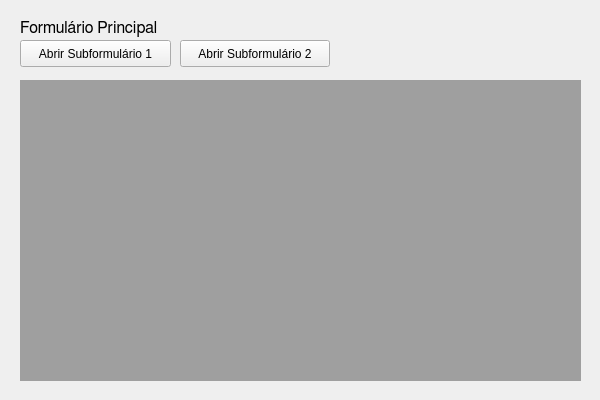
<?xml version="1.0" encoding="UTF-8"?>
<ui version="4.0">
 <class>MDIParent</class>
 <widget class="QWidget" name="MDIParent">
  <property name="geometry">
   <rect>
    <x>0</x>
    <y>0</y>
    <width>600</width>
    <height>400</height>
   </rect>
  </property>
  <property name="windowTitle">
   <string>MDIParent</string>
  </property>
  <widget class="QLabel" name="label">
   <property name="geometry">
    <rect>
     <x>20</x>
     <y>20</y>
     <width>141</width>
     <height>17</height>
    </rect>
   </property>
   <property name="font">
    <font>
     <family>FreeSans</family>
     <pointsize>12</pointsize>
    </font>
   </property>
   <property name="text">
    <string>Formulário Principal</string>
   </property>
  </widget>
  <widget class="QPushButton" name="pushButton">
   <property name="geometry">
    <rect>
     <x>20</x>
     <y>40</y>
     <width>151</width>
     <height>27</height>
    </rect>
   </property>
   <property name="text">
    <string>Abrir Subformulário 1</string>
   </property>
  </widget>
  <widget class="QPushButton" name="pushButton_2">
   <property name="geometry">
    <rect>
     <x>180</x>
     <y>40</y>
     <width>150</width>
     <height>27</height>
    </rect>
   </property>
   <property name="text">
    <string>Abrir Subformulário 2</string>
   </property>
  </widget>
  <widget class="QMdiArea" name="mdiArea">
   <property name="geometry">
    <rect>
     <x>20</x>
     <y>80</y>
     <width>561</width>
     <height>301</height>
    </rect>
   </property>
  </widget>
 </widget>
 <layoutdefault spacing="6" margin="11"/>
 <resources/>
 <connections/>
</ui>
